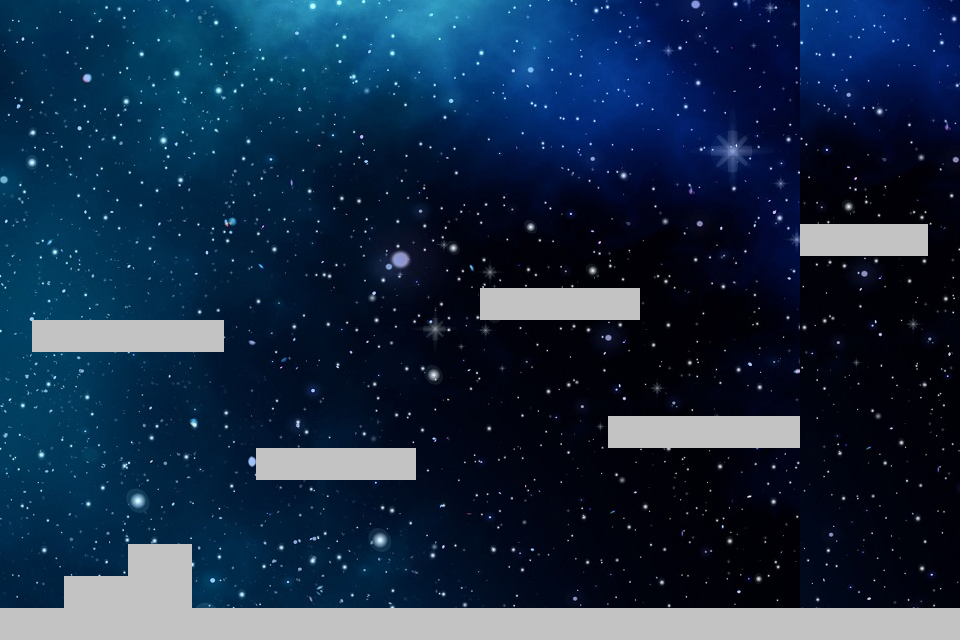

Rendered tile map (Tiled .tmx) drawn with the repository's tilesets; below, a short description and the map source with its tile grids summarised:
An orthogonal 30x20 tile map with 32x32 px tiles, 2 tile layers (fondo, plataformas), 2 tilesets and 11 objects (10x stars, player).

<map version="1.8" tiledversion="1.8.5" orientation="orthogonal" renderorder="right-down" width="30" height="20" tilewidth="32" tileheight="32" infinite="0" nextlayerid="4" nextobjectid="12">
 <tileset firstgid="1" name="fondonivel3" tilewidth="32" tileheight="32" tilecount="1222" columns="47">
  <image source="../images/fondonivel3.png" width="1531" height="862" />
 </tileset>
 <tileset firstgid="1223" name="plataforma" tilewidth="32" tileheight="32" tilecount="50" columns="25">
  <image source="../images/plataforma.png" width="802" height="66" />
  <tile id="0">
   <properties>
    <property name="colisionable" type="bool" value="true" />
   </properties>
  </tile>
  <tile id="1">
   <properties>
    <property name="colisionable" type="bool" value="true" />
   </properties>
  </tile>
  <tile id="2">
   <properties>
    <property name="colisionable" type="bool" value="true" />
   </properties>
  </tile>
  <tile id="3">
   <properties>
    <property name="colisionable" type="bool" value="true" />
   </properties>
  </tile>
  <tile id="4">
   <properties>
    <property name="colisionable" type="bool" value="true" />
   </properties>
  </tile>
  <tile id="5">
   <properties>
    <property name="colisionable" type="bool" value="true" />
   </properties>
  </tile>
  <tile id="6">
   <properties>
    <property name="colisionable" type="bool" value="true" />
   </properties>
  </tile>
  <tile id="7">
   <properties>
    <property name="colisionable" type="bool" value="true" />
   </properties>
  </tile>
  <tile id="8">
   <properties>
    <property name="colisionable" type="bool" value="true" />
   </properties>
  </tile>
  <tile id="9">
   <properties>
    <property name="colisionable" type="bool" value="true" />
   </properties>
  </tile>
  <tile id="10">
   <properties>
    <property name="colisionable" type="bool" value="true" />
   </properties>
  </tile>
  <tile id="11">
   <properties>
    <property name="colisionable" type="bool" value="true" />
   </properties>
  </tile>
  <tile id="12">
   <properties>
    <property name="colisionable" type="bool" value="true" />
   </properties>
  </tile>
  <tile id="13">
   <properties>
    <property name="colisionable" type="bool" value="true" />
   </properties>
  </tile>
  <tile id="14">
   <properties>
    <property name="colisionable" type="bool" value="true" />
   </properties>
  </tile>
  <tile id="15">
   <properties>
    <property name="colisionable" type="bool" value="true" />
   </properties>
  </tile>
  <tile id="16">
   <properties>
    <property name="colisionable" type="bool" value="true" />
   </properties>
  </tile>
  <tile id="17">
   <properties>
    <property name="colisionable" type="bool" value="true" />
   </properties>
  </tile>
  <tile id="18">
   <properties>
    <property name="colisionable" type="bool" value="true" />
   </properties>
  </tile>
  <tile id="19">
   <properties>
    <property name="colisionable" type="bool" value="true" />
   </properties>
  </tile>
  <tile id="20">
   <properties>
    <property name="colisionable" type="bool" value="true" />
   </properties>
  </tile>
  <tile id="21">
   <properties>
    <property name="colisionable" type="bool" value="true" />
   </properties>
  </tile>
  <tile id="22">
   <properties>
    <property name="colisionable" type="bool" value="true" />
   </properties>
  </tile>
  <tile id="23">
   <properties>
    <property name="colisionable" type="bool" value="true" />
   </properties>
  </tile>
  <tile id="24">
   <properties>
    <property name="colisionable" type="bool" value="true" />
   </properties>
  </tile>
  <tile id="25">
   <properties>
    <property name="colisionable" type="bool" value="true" />
   </properties>
  </tile>
  <tile id="26">
   <properties>
    <property name="colisionable" type="bool" value="true" />
   </properties>
  </tile>
  <tile id="27">
   <properties>
    <property name="colisionable" type="bool" value="true" />
   </properties>
  </tile>
  <tile id="28">
   <properties>
    <property name="colisionable" type="bool" value="true" />
   </properties>
  </tile>
  <tile id="29">
   <properties>
    <property name="colisionable" type="bool" value="true" />
   </properties>
  </tile>
  <tile id="30">
   <properties>
    <property name="colisionable" type="bool" value="true" />
   </properties>
  </tile>
  <tile id="31">
   <properties>
    <property name="colisionable" type="bool" value="true" />
   </properties>
  </tile>
  <tile id="32">
   <properties>
    <property name="colisionable" type="bool" value="true" />
   </properties>
  </tile>
  <tile id="33">
   <properties>
    <property name="colisionable" type="bool" value="true" />
   </properties>
  </tile>
  <tile id="34">
   <properties>
    <property name="colisionable" type="bool" value="true" />
   </properties>
  </tile>
  <tile id="35">
   <properties>
    <property name="colisionable" type="bool" value="true" />
   </properties>
  </tile>
  <tile id="36">
   <properties>
    <property name="colisionable" type="bool" value="true" />
   </properties>
  </tile>
  <tile id="37">
   <properties>
    <property name="colisionable" type="bool" value="true" />
   </properties>
  </tile>
  <tile id="38">
   <properties>
    <property name="colisionable" type="bool" value="true" />
   </properties>
  </tile>
  <tile id="39">
   <properties>
    <property name="colisionable" type="bool" value="true" />
   </properties>
  </tile>
  <tile id="40">
   <properties>
    <property name="colisionable" type="bool" value="true" />
   </properties>
  </tile>
  <tile id="41">
   <properties>
    <property name="colisionable" type="bool" value="true" />
   </properties>
  </tile>
  <tile id="42">
   <properties>
    <property name="colisionable" type="bool" value="true" />
   </properties>
  </tile>
  <tile id="43">
   <properties>
    <property name="colisionable" type="bool" value="true" />
   </properties>
  </tile>
  <tile id="44">
   <properties>
    <property name="colisionable" type="bool" value="true" />
   </properties>
  </tile>
  <tile id="45">
   <properties>
    <property name="colisionable" type="bool" value="true" />
   </properties>
  </tile>
  <tile id="46">
   <properties>
    <property name="colisionable" type="bool" value="true" />
   </properties>
  </tile>
  <tile id="47">
   <properties>
    <property name="colisionable" type="bool" value="true" />
   </properties>
  </tile>
  <tile id="48">
   <properties>
    <property name="colisionable" type="bool" value="true" />
   </properties>
  </tile>
  <tile id="49">
   <properties>
    <property name="colisionable" type="bool" value="true" />
   </properties>
  </tile>
 </tileset>
 <layer id="1" name="fondo" width="30" height="20">
  <data>[600 cells, 600 non-empty, 510 distinct tile ids]</data>
 </layer>
 <layer id="2" name="plataformas" width="30" height="20">
  <data>[600 cells, 62 non-empty, 6 distinct tile ids]</data>
 </layer>
 <objectgroup id="3" name="objetos">
  <object id="1" name="player" x="34" y="586">
   <point />
  </object>
  <object id="2" name="asteroide" type="stars" x="200" y="292">
   <point />
  </object>
  <object id="3" name="asteroide" type="stars" x="350" y="214">
   <point />
  </object>
  <object id="4" name="asteroide" type="stars" x="520" y="264">
   <point />
  </object>
  <object id="5" name="asteroide" type="stars" x="600" y="266">
   <point />
  </object>
  <object id="6" name="asteroide" type="stars" x="686" y="184">
   <point />
  </object>
  <object id="7" name="asteroide" type="stars" x="832" y="196">
   <point />
  </object>
  <object id="8" name="asteroide" type="stars" x="882" y="194">
   <point />
  </object>
  <object id="9" name="asteroide" type="stars" x="772" y="394">
   <point />
  </object>
  <object id="10" name="asteroide" type="stars" x="622" y="396">
   <point />
  </object>
  <object id="11" name="asteroide" type="stars" x="390" y="418">
   <point />
  </object>
 </objectgroup>
</map>